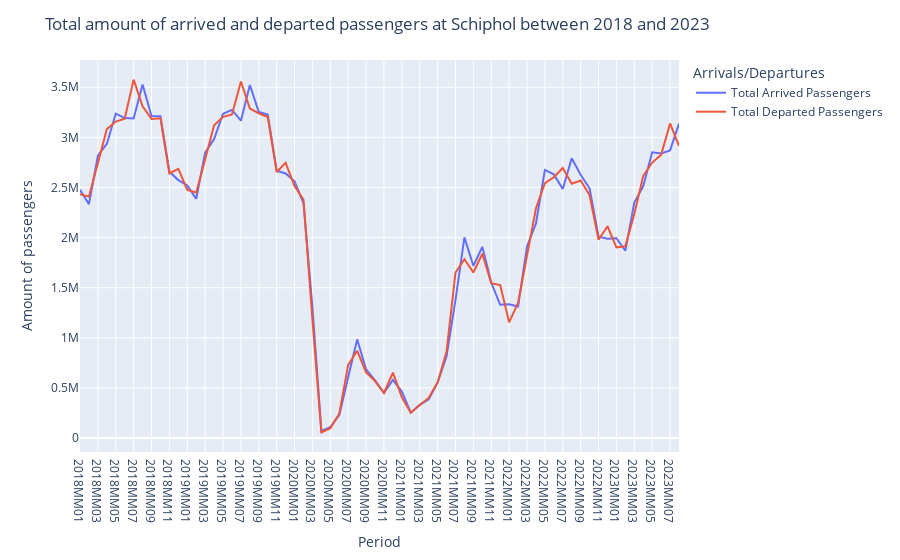

The notebook cell this image was saved under:
### Markdown cell above
<p>In this chapter, the passenger data from Schiphol will be analysed and the subquestions will be answered.</p>

### Code cell
# Select the right data from the dataset
data_passengers = data.loc[data['Periods'].str.contains('2018MM|2019MM|2020MM|2021MM|2022MM|2023MM', case=False, regex=True)]
data_passengers = data_passengers[data_passengers['Airports'] == 'Schiphol']

# Make a graph about the total number and type of passengers at Schiphol between 2019 and 2023
figpassengers = px.line(data_passengers, 
                x = "Periods", 
                y = ["Total Arrived Passengers", "Total Departed Passengers"],
                labels = {
                    "Periods": "Period",
                    "value": "Amount of passengers",
                    "variable": "Arrivals/Departures"
                    },
                )

# Adjust the layout and axes of the graph
figpassengers.update_layout(
                title={'text': 'Total amount of arrived and departed passengers at Schiphol between 2018 and 2023'},
                )

figpassengers.update_yaxes(categoryorder = 'category ascending')

# Show graph
figpassengers.show()

### Figure 1 — Plotly figure (JSON) as saved in the notebook; plotly's stock layout.template omitted (floating-point values rounded to 4 significant figures)
{"data": [{"hovertemplate": "Arrivals/Departures=Total Arrived Passengers<br>Period=%{x}<br>Amount of passengers=%{y}<extra></extra>", "legendgroup": "Total Arrived Passengers", "line": {"color": "#636efa", "dash": "solid"}, "marker": {"symbol": "circle"}, "mode": "lines", "name": "Total Arrived Passengers", "orientation": "v", "showlegend": true, "type": "scatter", "x": ["2018MM01", "2018MM02", "2018MM03", "2018MM04", "2018MM05", "2018MM06", "2018MM07", "2018MM08", "2018MM09", "2018MM10", "2018MM11", "2018MM12", "2019MM01", "2019MM02", "2019MM03", "2019MM04", "2019MM05", "2019MM06", "2019MM07", "2019MM08", "2019MM09", "2019MM10", "2019MM11", "2019MM12", "2020MM01", "2020MM02", "2020MM03", "2020MM04", "2020MM05", "2020MM06", "2020MM07", "2020MM08", "2020MM09", "2020MM10", "2020MM11", "2020MM12", "2021MM01", "2021MM02", "2021MM03", "2021MM04", "2021MM05", "2021MM06", "2021MM07", "2021MM08", "2021MM09", "2021MM10", "2021MM11", "2021MM12", "2022MM01", "2022MM02", "2022MM03", "2022MM04", "2022MM05", "2022MM06", "2022MM07", "2022MM08", "2022MM09", "2022MM10", "2022MM11", "2022MM12", "2023MM01", "2023MM02", "2023MM03", "2023MM04", "2023MM05", "2023MM06", "2023MM07", "2023MM08"], "xaxis": "x", "y": [2477411, 2333281, 2817115, 2934838, 3236091, 3192260, 3188416, 3526769, 3212601, 3211073, 2657363, 2573846, 2520292, 2386195, 2847589, 2983771, 3236047, 3273870, 3166610, 3523240, 3252568, 3227860, 2668379, 2640064, 2561003, 2342660, 1298133, 70038, 109314, 229128, 608849, 983983, 684061, 576128, 451046, 580297, 463793, 253143, 331608, 386810, 552079, 816099, 1378580, 2002462, 1718856, 1907661, 1551581, 1329625, 1334253, 1311499, 1911518, 2141978, 2674745, 2630931, 2484720, 2790696, 2627876, 2489573, 2009494, 1988941, 1993408, 1868419, 2349324, 2512795, 2851081, 2838595, 2870399, 3138382], "yaxis": "y"}, {"hovertemplate": "Arrivals/Departures=Total Departed Passengers<br>Period=%{x}<br>Amount of passengers=%{y}<extra></extra>", "legendgroup": "Total Departed Passengers", "line": {"color": "#EF553B", "dash": "solid"}, "marker": {"symbol": "circle"}, "mode": "lines", "name": "Total Departed Passengers", "orientation": "v", "showlegend": true, "type": "scatter", "x": ["2018MM01", "2018MM02", "2018MM03", "2018MM04", "2018MM05", "2018MM06", "2018MM07", "2018MM08", "2018MM09", "2018MM10", "2018MM11", "2018MM12", "2019MM01", "2019MM02", "2019MM03", "2019MM04", "2019MM05", "2019MM06", "2019MM07", "2019MM08", "2019MM09", "2019MM10", "2019MM11", "2019MM12", "2020MM01", "2020MM02", "2020MM03", "2020MM04", "2020MM05", "2020MM06", "2020MM07", "2020MM08", "2020MM09", "2020MM10", "2020MM11", "2020MM12", "2021MM01", "2021MM02", "2021MM03", "2021MM04", "2021MM05", "2021MM06", "2021MM07", "2021MM08", "2021MM09", "2021MM10", "2021MM11", "2021MM12", "2022MM01", "2022MM02", "2022MM03", "2022MM04", "2022MM05", "2022MM06", "2022MM07", "2022MM08", "2022MM09", "2022MM10", "2022MM11", "2022MM12", "2023MM01", "2023MM02", "2023MM03", "2023MM04", "2023MM05", "2023MM06", "2023MM07", "2023MM08"], "xaxis": "x", "y": [2431578, 2408525, 2742341, 3082077, 3157845, 3185133, 3576588, 3309899, 3184339, 3191217, 2639580, 2686408, 2475839, 2450137, 2782725, 3120239, 3205426, 3228718, 3557413, 3287519, 3240900, 3203262, 2654927, 2746139, 2513770, 2377109, 1178239, 55977, 98513, 242282, 730008, 870803, 653680, 567355, 449388, 652746, 405336, 252051, 328568, 399842, 554661, 862166, 1651371, 1784511, 1651349, 1838330, 1544242, 1526086, 1153830, 1349177, 1820530, 2292609, 2542290, 2601699, 2695005, 2536665, 2569055, 2422848, 1977911, 2113037, 1902980, 1913809, 2235777, 2615760, 2748789, 2825525, 3138916, 2914502], "yaxis": "y"}], "layout": {"legend": {"title": {"text": "Arrivals/Departures"}, "tracegroupgap": 0}, "margin": {"t": 60}, "title": {"text": "Total amount of arrived and departed passengers at Schiphol between 2018 and 2023"}, "xaxis": {"anchor": "y", "domain": [0, 1], "title": {"text": "Period"}}, "yaxis": {"anchor": "x", "categoryorder": "category ascending", "domain": [0, 1], "title": {"text": "Amount of passengers"}}}}
